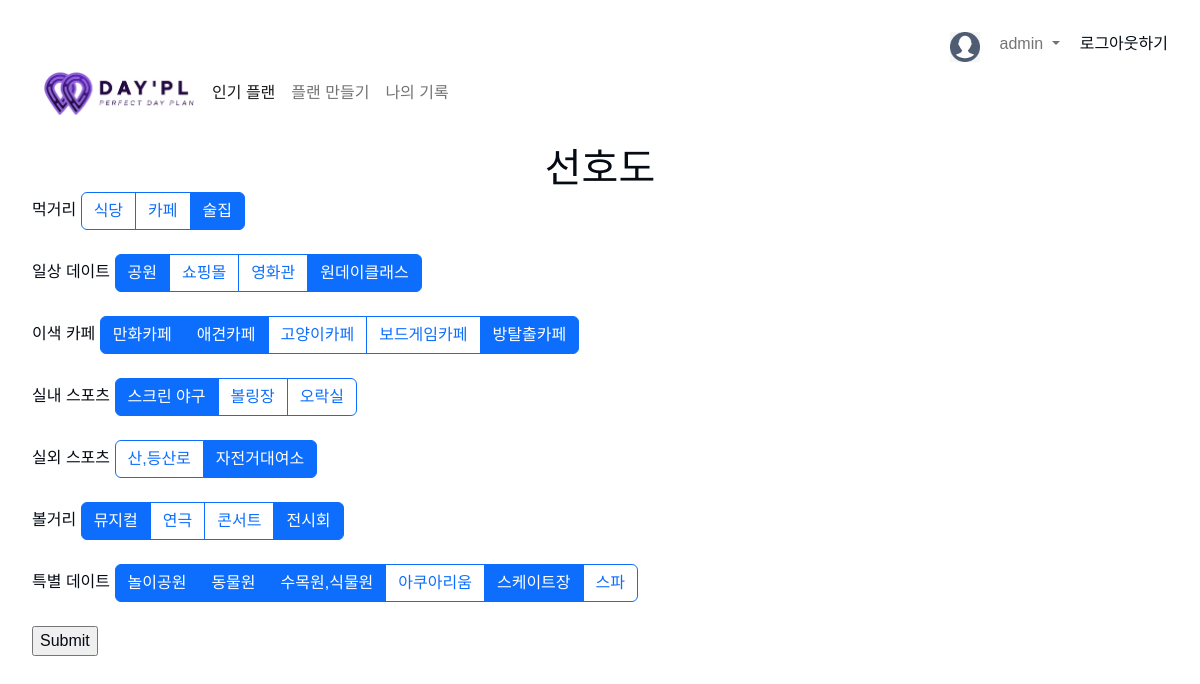
The page /preferences/ (signed in) on the database its author committed.
### common/models.py (models this page shows, shortened)
class Profile(models.Model):
    user       = models.OneToOneField(User, on_delete=models.CASCADE)
    uuid       = models.UUIDField(unique=True, default=uuid.uuid4)
    nickname   = models.CharField(max_length=64, blank=False)
    fullname   = models.CharField(max_length=64, blank=False)
    gender     = models.CharField(max_length=64, blank=False)
    birthdate  = models.DateField(max_length=64, blank=False)
    phone      = models.CharField(max_length=64, blank=False)
    rq_terms   = models.BooleanField(default=0)
    op_terms   = models.BooleanField(default=0)
    image      = models.ImageField(upload_to='photos/', null=True, default='static/img/profile_img.png')
    sign_date  = models.DateTimeField(auto_now_add=True)

### Day_Pl/models.py (models this page shows, shortened)
class PlaceTypeCategory(models.Model):
    code = models.CharField(max_length=32, default='Z', unique=True)
    name = models.CharField(max_length=32, null=False)

class PlaceType(models.Model):
    category = models.ForeignKey(PlaceTypeCategory, on_delete=models.SET_NULL, null=True)
    code           = models.CharField(max_length=32, default='Z0', unique=True)
    name           = models.CharField(max_length=32, null=False)

### Day_Pl/views/preferences.py (the view, shortened to what this page needs)
# urls.py: path("", browse.index, name = 'browse'), #! 메인 페이지
def index(request):
    if not request.user.is_authenticated:
        return redirect(reverse('common:login'))
    preference_choices = PlaceType.objects.all() #! preference_choices의 각 원소는 html 요소의 id값으로 쓰임
    user_preference_ids = [user_preference.prefer.pk for user_preference in  Preference.objects.filter(user = request.user)]
    code_alphabets = PlaceTypeCategory.objects.all()
    context = {
        'preference_choices' : preference_choices,
        'user_preference_ids'   : user_preference_ids,
        'code_alphabets' : code_alphabets,
        }
    return render(request, 'preferences.html' , context = context)

### templates/preferences.html (shortened to what this page needs)
{% extends 'layout.html' %}
{% load static %}
{% block contents %}
	<div class="d-flex justify-content-center">
		<h1>선호도</h1>
	</div>
	<form method="post" action="{% url 'Day_Pl:preferences' %}">
		{% for code_alphabet in code_alphabets %}
			<label>{{ code_alphabet.name }}</label>
			<div class="btn-group" role="group" aria-label="Basic checkbox toggle button group">
				{% for preference_item in preference_choices %}
					{% if code_alphabet.code in preference_item.code %}
						<label class="btn btn-outline-primary" for="{{ preference_item.code }}">{{ preference_item.name }}</label>
					{% endif %}
				{% endfor %}
			</div>
			<br><br>
		{% endfor %}
		<input type="submit">
	</form>
{% endblock %}

### templates/layout.html (shortened to what this page needs)
{% load static %}
<!doctype html>
<html lang="en">
    <head>
        <link href="https://cdn.jsdelivr.net/npm/bootstrap@5.2.1/dist/css/bootstrap.min.css" rel="stylesheet"
>
        <link rel="stylesheet" href="{% static 'css/style.css' %}">
        <link href="https://unpkg.com/@yaireo/tagify/dist/tagify.css" rel="stylesheet" type="text/css" />
    </head>
    <body class="d-flex flex-column">
        <div id="content-wrapper">
            <header style="height: 8rem;">
                <div style="height: 3rem;">
                    {% if user.is_authenticated %}
                        {% include 'components/after_login.html' %}
                    {% else %}
                        {% include 'components/before_login.html' %}
                    {% endif %}
                </div>
                <div style="height: 5rem;">
                    {% include 'components/navigation.html' %}
                </div>
            </header>
            <div class="contents__box">
                {% block contents %}{% endblock %}
            </div>
        </div>
    </body>
</html>

### templates/components/after_login.html (shortened to what this page needs)
{% load static %}
<div class="d-flex justify-content-end">
	<img class="mt-3" height="30px" width="30px" src="{% static 'IMG/profile_img.png' %}" alt="유저 프로필 IMG">
	<nav class="navbar navbar-expand-lg bg-body-tertiary">
		<div class="container-fluid">
			<div class="collapse navbar-collapse" id="navbarSupportedContent">
				<ul class="navbar-nav me-auto mb-2 mb-lg-0">
					<li class="nav-item dropdown">
						<a class="nav-link dropdown-toggle" href="#" role="button" data-bs-toggle="dropdown" aria-expanded="false">
							{{ user.profile.nickname }}
						</a>
					</li>
				</ul>
			</div>
		</div>
	</nav>
	<a class="mt-3" href="{% url 'common:logout' %}">로그아웃하기</a>
</div>

### templates/components/navigation.html (shortened to what this page needs)
{% load static %}
<nav class="navbar navbar-expand-lg bg-body-tertiary">
  <div class="container-fluid">
		<a href="{% url 'Day_Pl:browse' %}"><img class="navbar__logo" src="{% static 'IMG/DayPl_logo.jpeg' %}" alt="Day'Pl Logo"></a>
    <div class="collapse navbar-collapse" id="navbarSupportedContent">
      <ul class="navbar-nav me-auto mb-2 mb-lg-0">
        <li class="nav-item">
          <a class="nav-link active" aria-current="page" href="{% url 'Day_Pl:populars' %}">인기 플랜</a>
        </li>
        <li class="nav-item">
          {% if user.is_authenticated %}
            <a class="nav-link" href="{% url 'Day_Pl:new_plan' %}">플랜 만들기</a>
          {% else %}
            <a class="nav-link" href="{% url 'common:login' %}">플랜 만들기</a>
          {% endif %}
        </li>
        <li class="nav-item">
          {% if user.is_authenticated %}
            <a class="nav-link" href="{% url 'Day_Pl:saves' %}">나의 기록</a>
          {% else %}
            <a class="nav-link" href="{% url 'common:login' %}">나의 기록</a>
          {% endif %}
				</li>
      </ul>
    </div>
  </div>
</nav>

### static/CSS/style.css (style rules this page uses)
* { box-sizing: border-box; color: var(--color-text); }
html, body { width: 100%; height: 100%; }
body { font-family: 'Noto Sans KR', sans-serif; font-size: 16px; padding: 1rem 2rem 0rem 2rem; }
a { text-decoration: none; color: var(--color-text); transition: color 0.3s ease-in; }
h1, h2, h3, p, ul { margin: 0; }
ul { list-style: none; padding: 0; }
.navbar__logo { width: 150px; margin-right: 10px; }
#content-wrapper { height: auto; min-height: 100%; padding-bottom: 30px; }

### static/CSS/variables.css (style rules this page uses)
:root { --color-primary: var(--color-violet); --color-primary-variant: var(--color-lavender); --color-text: var(--color-black); --color-white: #ffffff; --color-black: #050a13; --color-violet: #8E44AD; --color-lavender: #EBDEF0; --color-red: #E74C3C; --color-yellow: #F4D03F; --color-light-yellow: #FDEBD0; --color-grey: #CED4D9; --color-light-grey: #f5f5f5; --color-mint: #D1F2EB; }

### rows shown on the page
PlaceTypeCategory: name "먹거리"
PlaceType: name "식당"
PlaceType: name "카페"
PlaceType: name "술집"
PlaceTypeCategory: name "일상 데이트"
PlaceType: name "공원"
PlaceType: name "쇼핑몰"
PlaceType: name "영화관"
PlaceType: name "원데이클래스"
PlaceTypeCategory: name "이색 카페"
PlaceType: name "만화카페"
PlaceType: name "애견카페"
PlaceType: name "고양이카페"
PlaceType: name "보드게임카페"
PlaceType: name "방탈출카페"
PlaceTypeCategory: name "실내 스포츠"
PlaceType: name "스크린 야구"
PlaceType: name "볼링장"
PlaceType: name "오락실"
PlaceTypeCategory: name "실외 스포츠"
PlaceType: name "산,등산로"
PlaceType: name "자전거대여소"
PlaceTypeCategory: name "볼거리"
PlaceType: name "뮤지컬"
PlaceType: name "연극"
PlaceType: name "콘서트"
PlaceType: name "전시회"
PlaceTypeCategory: name "특별 데이트"
PlaceType: name "놀이공원"
PlaceType: name "동물원"
PlaceType: name "수목원,식물원"
PlaceType: name "아쿠아리움"
PlaceType: name "스케이트장"
PlaceType: name "스파"

### other values the page prints
{{ user.profile.nickname }} "admin"
